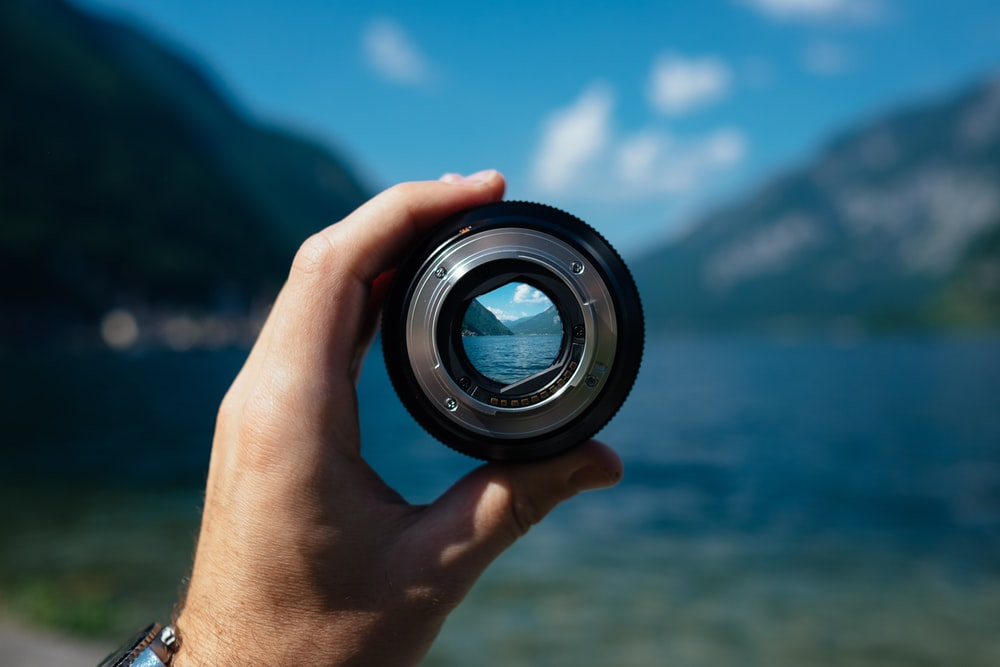
#> input picture Images/image.jpg, 1000 x 667 px
$ jupyter execute DIP1.ipynb
#> lines starting #> are read from the running program, lines starting #| are printed output that depends on the picture; after the words box and inside, x2 and y2 are one past the last pixel; in counts of white or black regions, pixels touching at a corner belong together
[cell 1]
import cv2
import numpy as np
import matplotlib.pyplot as plt

[cell 2]
img = cv2.imread("Images/image.jpg")
#> img is the input picture: shape (667, 1000, 3); mean B, G, R 99.2, 85.9, 51.1
img = cv2.cvtColor(img, cv2.COLOR_BGR2RGB)

[cell 3]
plt.imshow(img)

# Task 1

[cell 4]
gray = 0.2989*img[:,:,0] + 0.5870*img[:,:,1] + 0.1140*img[:,:,2]
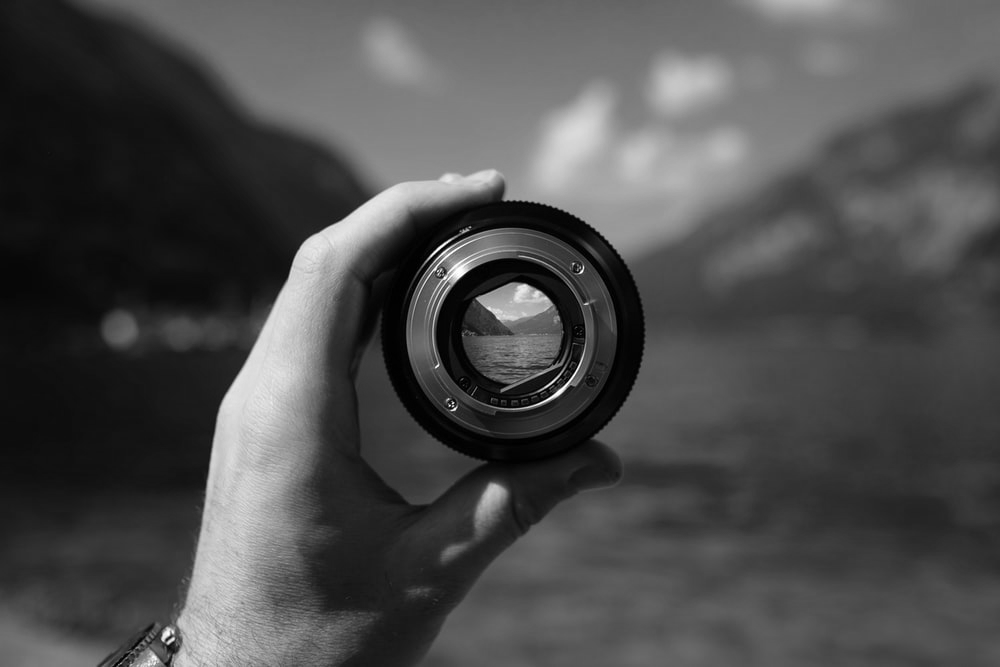
#> gray: shape (667, 1000) float64; min 0, max 255, mean 77

[cell 5]
plt.imshow(gray, cmap='gray')

# Task2

[cell 6]
threshold = 127
bin = np.zeros((img.shape[0], img.shape[1]))

[cell 7]
for i in range(len(gray)):
    for j in range(len(gray[i])):
        if(gray[i,j] > threshold):
            bin[i,j] = 1
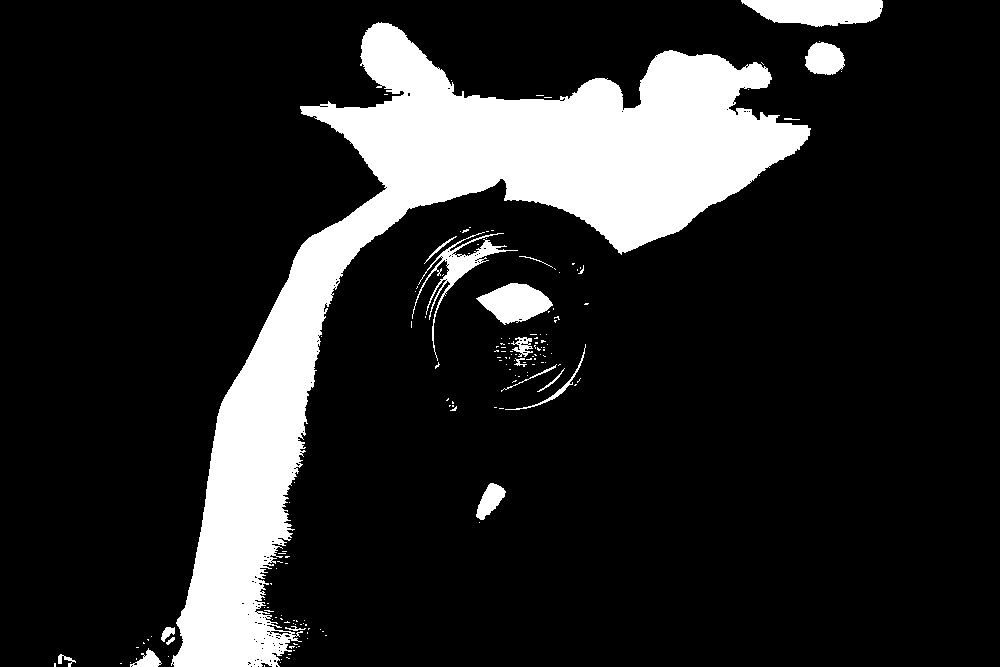
#> bin: shape (667, 1000) float64; values 0 (black) and 1 (white), 15.3% white; 163 white regions (144 under 20 px), largest, box (x1, y1, x2, y2) and area: (171, 22, 811, 667) 92019, (741, 0, 883, 27) 2940, (476, 283, 553, 325) 1962

[cell 8]
plt.imshow(bin, cmap='binary')

# Task 3

[cell 9]
bin_gray = bin + gray

[cell 10]
plt.imshow(bin_gray, cmap='gray')

# Task 4

[cell 11]
gray_20 = gray + 20
